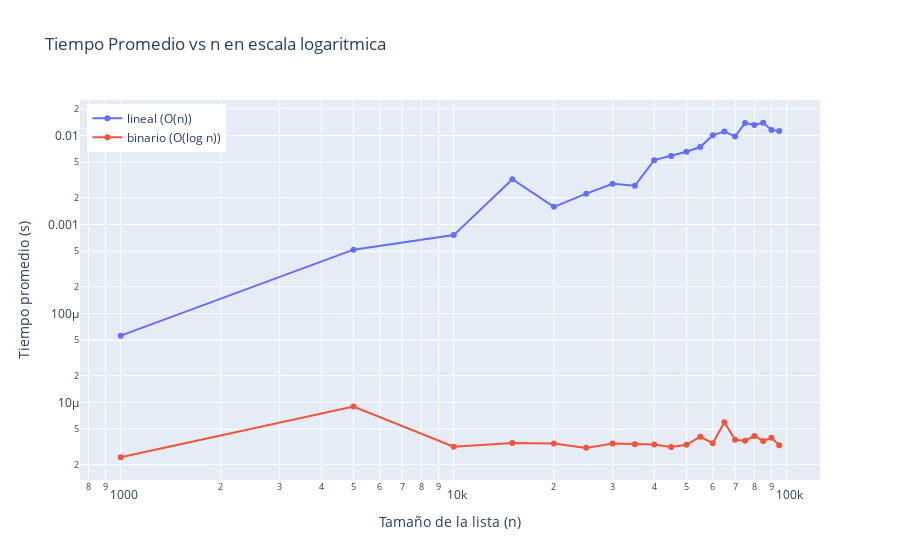

Notebook code cell kept with this figure:
### Code cell
import plotly.graph_objs as go
# Datos de ejemplo obtenidos de la celda anterior (ajusta si tienes otros valores):
sizes2 = [1000, 5000, 10000, 15000, 20000, 25000, 30000, 35000, 40000, 45000, 50000, 55000, 60000, 65000, 70000, 75000, 80000, 85000, 90000, 95000]
mean_bub = []
mean_timsort = []
for n in sizes2:
    data = sorted(rand_list(n, unique=True))
    print(f"\nLista ordenada de {n} elementos")
    target = data[-1]  # peor caso aprox. para lineal
    mean_lin, s_lin = timeit(linear_search, data, target, repeat=20)
    mean_bin, s_bin = timeit(binary_search, data, target, repeat=20)
    mean_bub.append(mean_lin)
    mean_timsort.append(mean_bin)

fig = go.Figure()
fig.add_trace(go.Scatter(x=sizes2, y=mean_bub, mode='lines+markers', name='lineal (O(n))'))
fig.add_trace(go.Scatter(x=sizes2, y=mean_timsort, mode='lines+markers', name='binario (O(log n))'))
fig.update_layout(title='Tiempo Promedio vs n en escala logaritmica',
                  xaxis_title='Tamaño de la lista (n)',
                  yaxis_title='Tiempo promedio (s)',
                  legend=dict(x=0.01, y=0.99))
fig.update_yaxes(type="log") 
fig.update_xaxes(type="log")

### Figure 1 — Plotly figure (JSON) as saved in the notebook; plotly's stock layout.template omitted (floating-point values rounded to 4 significant figures)
{"data": [{"mode": "lines+markers", "name": "lineal (O(n))", "type": "scatter", "x": [1000, 5000, 10000, 15000, 20000, 25000, 30000, 35000, 40000, 45000, 50000, 55000, 60000, 65000, 70000, 75000, 80000, 85000, 90000, 95000], "y": [5.628e-05, 0.0005211, 0.00076, 0.003224, 0.001579, 0.002223, 0.002871, 0.002726, 0.005288, 0.005887, 0.006569, 0.007418, 0.0101, 0.01111, 0.00978, 0.01382, 0.01314, 0.01392, 0.01157, 0.01128]}, {"mode": "lines+markers", "name": "binario (O(log n))", "type": "scatter", "x": [1000, 5000, 10000, 15000, 20000, 25000, 30000, 35000, 40000, 45000, 50000, 55000, 60000, 65000, 70000, 75000, 80000, 85000, 90000, 95000], "y": [2.42e-06, 8.975e-06, 3.185e-06, 3.505e-06, 3.45e-06, 3.085e-06, 3.445e-06, 3.39e-06, 3.37e-06, 3.155e-06, 3.345e-06, 4.115e-06, 3.48e-06, 5.99e-06, 3.81e-06, 3.72e-06, 4.195e-06, 3.69e-06, 4.005e-06, 3.305e-06]}], "layout": {"legend": {"x": 0.01, "y": 0.99}, "title": {"text": "Tiempo Promedio vs n en escala logaritmica"}, "xaxis": {"title": {"text": "Tamaño de la lista (n)"}, "type": "log"}, "yaxis": {"title": {"text": "Tiempo promedio (s)"}, "type": "log"}}}
